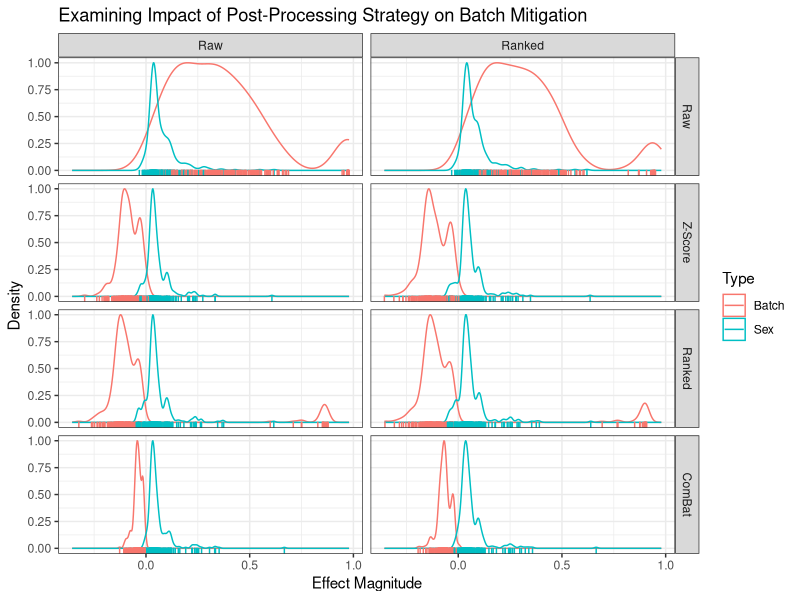
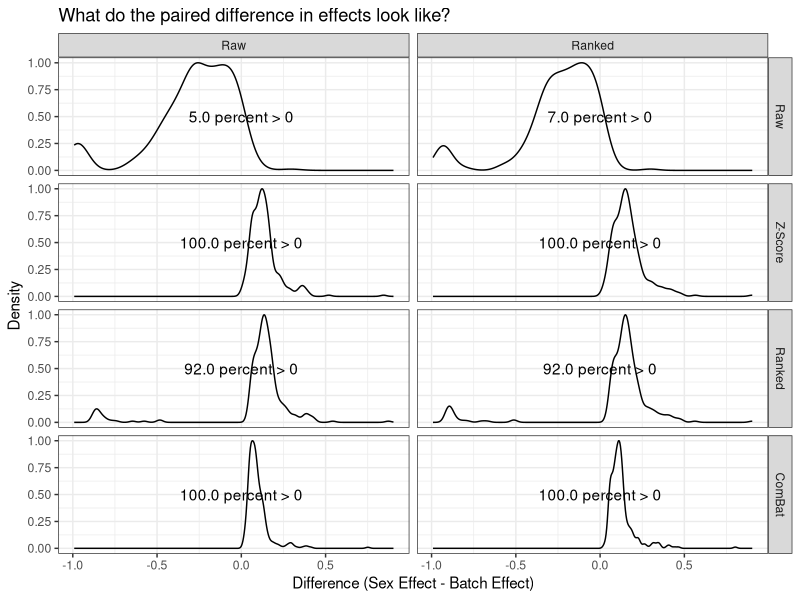
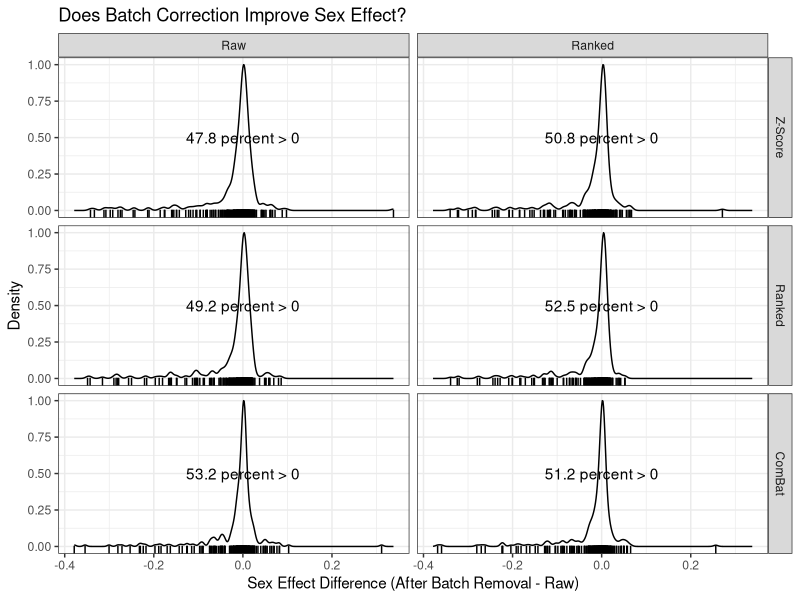
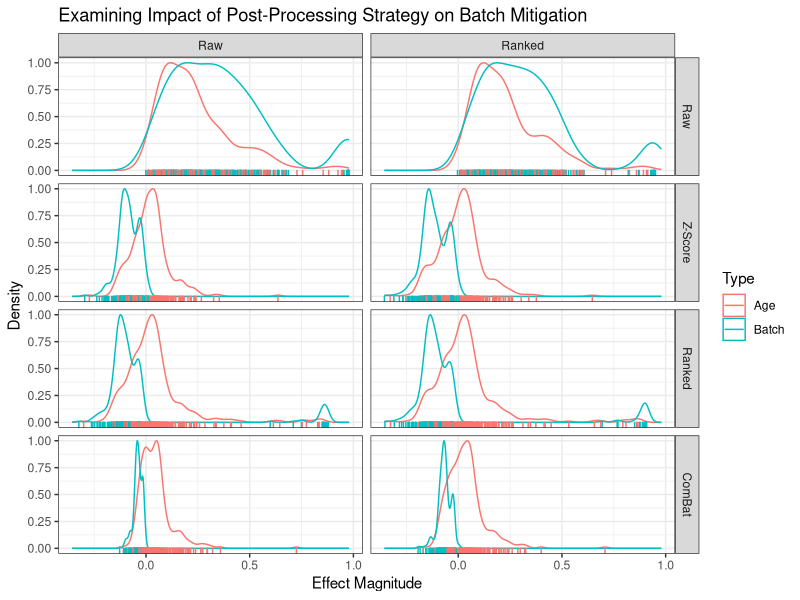
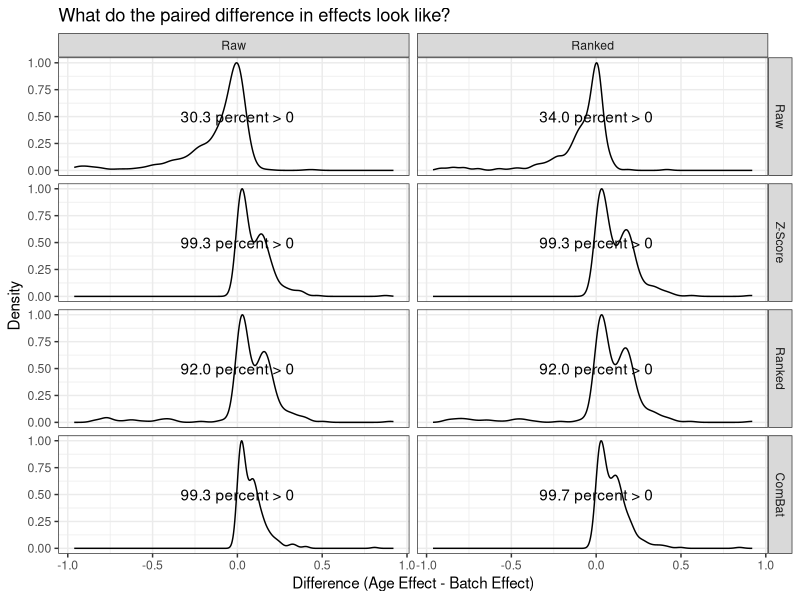
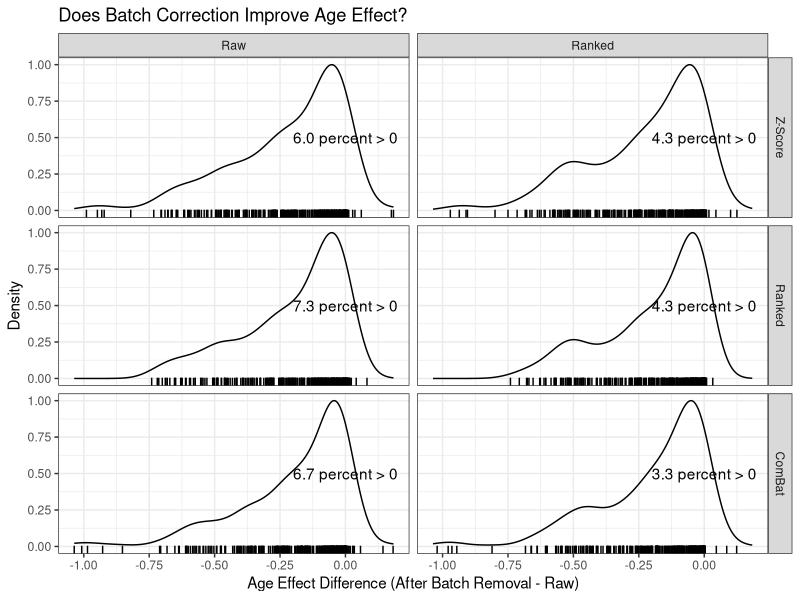
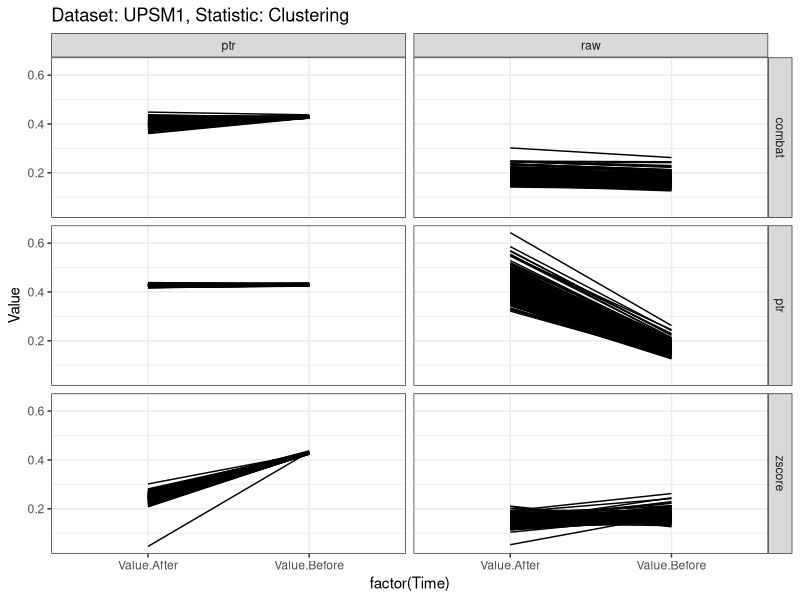
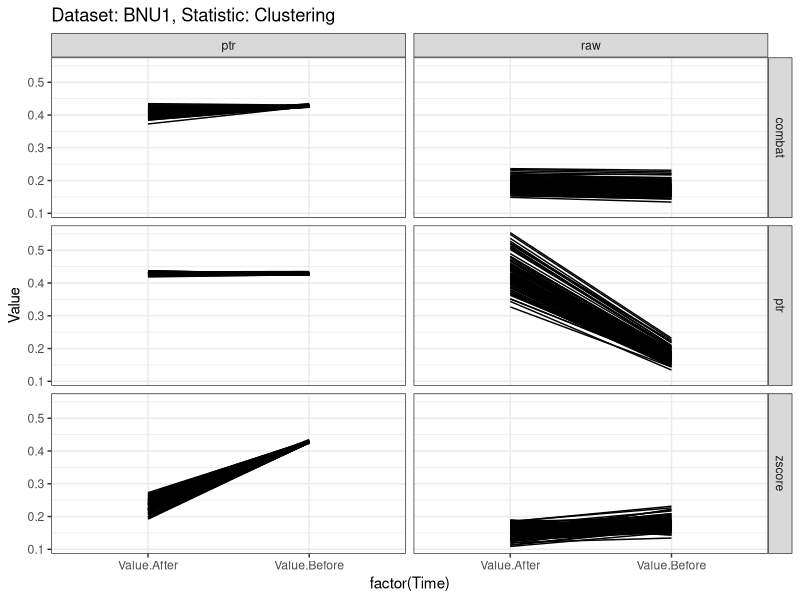

Reproduce these figures in R, in order.
## ---- chunk 1
require(ggplot2)
require(tidyverse)
require(dplyr)
require(grid)
## ---- chunk 2
batch_dat <- read.csv('./data/batch_results.csv') %>%
  pivot_longer(Effect.Batch:pvalue.Age, names_to=c(".value", "Type"), names_pattern="(.+)\\.(.+$)") %>%
  mutate(Dxfm=recode_factor(Dxfm, combat="ComBat", "raw"="Raw", "ptr"="Ranked", "zscore"="Z-Score"),
         Dxfm=factor(Dxfm, levels=c("Raw", "Z-Score", "Ranked", "ComBat"), ordered = TRUE),
         Sxfm=recode_factor(Sxfm, "raw"="Raw", "ptr"="Ranked"))
## ---- chunk 3
batch_dat.sex = batch_dat %>%
  filter(Type != "Age")

batch_dat.sex %>%
  ggplot(aes(Effect, group=Type, color=Type)) +
  geom_density(aes(y=..scaled..)) +
  geom_rug(length=unit(.05, "npc")) +
  facet_grid("Dxfm~Sxfm") +
  theme_bw() +
  xlab("Effect Magnitude") +
  ylab("Density") +
  ggtitle("Examining Impact of Post-Processing Strategy on Batch Mitigation")
## ---- chunk 4
(batch <- batch_dat.sex %>%
  group_by(Dataset1, Dataset2, Sxfm, Dxfm) %>%
  pivot_wider(c("Dataset1", "Dataset2", "Sxfm", "Dxfm"), names_from="Type", values_from="Effect") %>%
  mutate(Difference = Sex - Batch) %>%
  group_by(Sxfm, Dxfm)) %>%
  ggplot() +
    geom_density(data=batch, aes(Difference, y=..scaled..)) +
    geom_text(data=batch %>% summarise(prop=mean(Difference > 0, na.rm=TRUE)), aes(label=sprintf("%.1f percent > 0", 100*prop), x=0, y=.5)) +
    geom_rug(length=unit(.05, "npc")) +
    facet_grid("Dxfm~Sxfm") +
    theme_bw() +
    xlab("Difference (Sex Effect - Batch Effect)") +
    ylab("Density") +
    ggtitle("What do the paired difference in effects look like?")
## ---- chunk 5
raw.batch <- batch_dat.sex %>%
  filter(Dxfm == "Raw" & Type != "Batch") %>%
  rename("Effect.raw"=Effect)

matched.batch <- batch_dat.sex %>%
  filter(Dxfm != "Raw" & Type != "Batch") %>%
  left_join(raw.batch, by=c("Dataset1", "Dataset2", "Type", "Sxfm")) %>%
  mutate(Difference=Effect - Effect.raw)

matched.batch %>%
  ggplot() +
    geom_density(data=matched.batch, aes(Difference, y=..scaled..)) +
    geom_rug(data=matched.batch, aes(Difference), length=unit(.05, "npc")) +
    geom_text(data=matched.batch %>% group_by(Dxfm.x, Sxfm) %>% summarise(prop=mean(Difference > 0, na.rm=TRUE)),
              aes(label=sprintf("%.1f percent > 0", 100*prop), x=0, y=.5)) +
    facet_grid("Dxfm.x~Sxfm") +
    theme_bw() +
    xlab("Sex Effect Difference (After Batch Removal - Raw)") +
    ylab("Density") +
    ggtitle("Does Batch Correction Improve Sex Effect?")
## ---- chunk 6
batch_dat.age = batch_dat %>%
  filter(Type != "Sex")

batch_dat.age %>%
  ggplot(aes(Effect, group=Type, color=Type)) +
  geom_density(aes(y=..scaled..)) +
  geom_rug(length=unit(.05, "npc")) +
  facet_grid("Dxfm~Sxfm") +
  theme_bw() +
  xlab("Effect Magnitude") +
  ylab("Density") +
  ggtitle("Examining Impact of Post-Processing Strategy on Batch Mitigation")
## ---- chunk 7
(batch <- batch_dat.age %>%
  group_by(Dataset1, Dataset2, Sxfm, Dxfm) %>%
  pivot_wider(c("Dataset1", "Dataset2", "Sxfm", "Dxfm"), names_from="Type", values_from="Effect") %>%
  mutate(Difference = Age - Batch) %>%
  group_by(Sxfm, Dxfm)) %>%
  ggplot() +
    geom_density(data=batch, aes(Difference, y=..scaled..)) +
    geom_text(data=batch %>% summarise(prop=mean(Difference > 0, na.rm=TRUE)), aes(label=sprintf("%.1f percent > 0", 100*prop), x=0, y=.5)) +
    geom_rug(length=unit(.05, "npc")) +
    facet_grid("Dxfm~Sxfm") +
    theme_bw() +
    xlab("Difference (Age Effect - Batch Effect)") +
    ylab("Density") +
    ggtitle("What do the paired difference in effects look like?")
## ---- chunk 8
raw.batch <- batch_dat.age %>%
  filter(Dxfm == "Raw" & Type != "Batch") %>%
  rename("Effect.raw"=Effect)

matched.batch <- batch_dat.age %>%
  filter(Dxfm != "Raw" & Type != "Batch") %>%
  left_join(raw.batch, by=c("Dataset1", "Dataset2", "Type", "Sxfm")) %>%
  mutate(Difference=Effect - Effect.raw)

matched.batch %>%
  ggplot() +
    geom_density(data=matched.batch, aes(Difference, y=..scaled..)) +
    geom_rug(data=matched.batch, aes(Difference), length=unit(.05, "npc")) +
    geom_text(data=matched.batch %>% group_by(Dxfm.x, Sxfm) %>% summarise(prop=mean(Difference > 0, na.rm=TRUE)),
              aes(label=sprintf("%.1f percent > 0", 100*prop), x=0, y=.5)) +
    facet_grid("Dxfm.x~Sxfm") +
    theme_bw() +
    xlab("Age Effect Difference (After Batch Removal - Raw)") +
    ylab("Density") +
    ggtitle("Does Batch Correction Improve Age Effect?")
## ---- chunk 9
statistic.dat <- read.csv('./data/batch_statistics.csv') %>%
  mutate(Clustering = gsub("[()]", "", Clustering),
         Clustering=gsub("j", "i", Clustering),
         Clustering = as.complex(Clustering),
         Clustering = Mod(Clustering)) %>%
  pivot_longer(Clustering:Homotopic, names_to="Type", values_to="Value")
## ---- chunk 10
statistic.dat.After <- statistic.dat %>%
  filter(Dxfm!="raw") %>%
  rename(Value.After=Value) %>%
  dplyr::select(-X, -Subject, -Retest, -Ix)

statistic.dat.Before <- statistic.dat %>%
  filter(Dxfm=="raw") %>%
  rename(Value.Before=Value) %>%
  dplyr::select(-X, -Subject, -Retest, -Ix, -Dxfm)

statistic.dat.cmp <- statistic.dat.After %>%
  left_join(statistic.dat.Before, by=c("Dataset", "Fullname", "Sxfm", "Type")) %>%
  mutate(Difference=Value.After - Value.Before) %>%
  pivot_longer(Value.After:Value.Before, names_to="Time", values_to="Value")
## ---- chunk 11
plots <- lapply(c("Clustering", "Degree"), function(type) {
    lapply(unique(statistic.dat$Dataset), function(dataset) {
    statistic.dat.cmp %>%
      filter(Dataset == dataset & Type == type) %>%
      ggplot(aes(x=factor(Time), y=Value, group=factor(Fullname))) +
        geom_line() +
        facet_grid("Dxfm~Sxfm") +
        ggtitle(sprintf("Dataset: %s, Statistic: %s", dataset, type)) +
        theme_bw()
  })
})

plots
